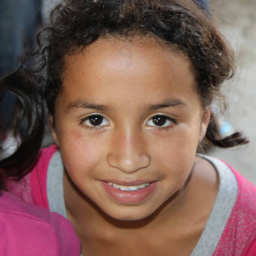
#> input picture figures/imgs/ffhq/01627_GT.png, 256 x 256 px; the run also reads 3 pictures not shown here
$ python visualize.py w
#> lines starting #> are read from the running program, lines starting #| are printed output that depends on the picture
import numpy as np
import matplotlib
import matplotlib.pyplot as plt
from PIL import Image
import argparse
import rich
console = rich.get_console()

# configs
__FONTSIZE__ = 32
font = {'family': 'monospace', 'weight': 'normal', 'size': __FONTSIZE__}
matplotlib.rc('font', **font)

# arguments
ag = argparse.ArgumentParser()
ag.add_argument('-s', '--save', type=str, default=None)
ag.add_argument('which', type=str, choices=['w', 'g'])
ag = ag.parse_args()

# helpers
def w_showtriple(ax1, gt, ax2, w, ax3, *, ylabel=None, title=None):
#> called with gt = 'imgs/ffhq/01627_GT.png', w = 'imgs/ffhq/01627_W.png', title = 'FFHQ'
    __CMAP__ = 'RdPu'
    # 1
    im = Image.open(gt)
#> im is the input picture: PIL image 256x256 RGB; mean R, G, B 129.1, 96.2, 89.2
    ax1.imshow(im)
    if title is not None:
        ax1.set_title(title, fontsize=__FONTSIZE__)
    if ylabel is not None:
        ax1.set_ylabel(ylabel[0], fontsize=__FONTSIZE__)
    ax1.set_xticklabels([])
    ax1.set_yticklabels([])
    ax1.set_xticks([])
    ax1.set_yticks([])
    ax1.spines['top'].set_visible(False)
    ax1.spines['right'].set_visible(False)
    ax1.spines['bottom'].set_visible(False)
    ax1.spines['left'].set_visible(False)
    # 2
    imw = Image.open(w)
    ax2.imshow(imw)
    if ylabel is not None:
        ax2.set_ylabel(ylabel[1], fontsize=__FONTSIZE__)
    ax2.set_xticklabels([])
    ax2.set_yticklabels([])
    ax2.set_xticks([])
    ax2.set_yticks([])
    ax2.spines['top'].set_visible(False)
    ax2.spines['right'].set_visible(False)
    ax2.spines['bottom'].set_visible(False)
    ax2.spines['left'].set_visible(False)
    # 3
    x1 = np.array(imw).astype(float)
    print(x1[0,0,:])
#| [38. 51. 60.]
    x2 = np.array(im).astype(float)
    print(x2[0,0,:])
#| [37. 49. 61.]
    diff = np.array(imw).astype(float) - np.array(im).astype(float)
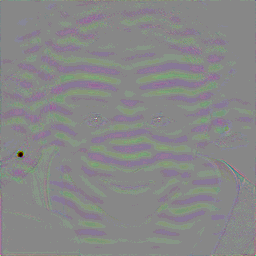
#> diff: shape (256, 256, 3) float64; mean R, G, B -0.00372, 0.0106, 0.0429; drawn with min black and max white
    print(diff[0,0,:])
#| [ 1.  2. -1.]
    console.print('diff.stat', diff.shape, diff.min(), diff.max(), diff.mean())
    kappa = np.linalg.norm(diff, ord=2, axis=2)
    console.print(f'[red]kappa.stat {kappa.shape} {kappa.min()} {kappa.max()} {kappa.mean()}')
    kappa = kappa / kappa.max()
    kappa = (kappa * 255).astype(np.uint8)
    imk = Image.fromarray(kappa)
    ax3.imshow(imk, cmap=__CMAP__)
    #plt.pcolormesh(np.flipud(kappa), cmap=__CMAP__)
    #plt.colorbar()
    if ylabel is not None:
        ax3.set_ylabel(ylabel[2], fontsize=__FONTSIZE__)
    ax3.set_xticklabels([])
    ax3.set_yticklabels([])
    ax3.set_xticks([])
    ax3.set_yticks([])
    ax3.spines['top'].set_visible(False)
    ax3.spines['right'].set_visible(False)
    ax3.spines['bottom'].set_visible(False)
    ax3.spines['left'].set_visible(False)
    del im, imw


def g_showtriple(ax1, px1, ax2, px2, ax3, px3,
                 *, title=None):
    im1 = Image.open(px1)
    ax1.imshow(im1)
    ax1.axis(False)
    #ax1.set_ylabel(ylabel)
    #ax1.set_xticklabels([])
    #ax1.set_yticklabels([])
    #ax1.set_xticks([])
    #ax1.set_yticks([])
    #ax1.spines['top'].set_visible(False)
    #ax1.spines['right'].set_visible(False)
    #ax1.spines['bottom'].set_visible(False)
    #ax1.spines['left'].set_visible(False)
    if title is not None:
        ax1.set_title(title, fontsize=18)

    im2 = Image.open(px2)
    ax2.imshow(im2)
    ax2.axis(False)
    im3 = Image.open(px3)
    ax3.imshow(im3)
    ax3.axis(False)

# draw
if ag.which == 'w':
    # stage 1
    fig = plt.figure(figsize=(20, 14.4))

    ax1 = plt.subplot(3,4,1)
    ax2 = plt.subplot(3,4,5)
    ax3 = plt.subplot(3,4,9)
    w_showtriple(ax1, 'imgs/ffhq/01627_GT.png',
                 ax2, 'imgs/ffhq/01627_W.png',
                 ax3,
                 ylabel=['Ground Truth $x$',
                        'Watermarked $\\hat{x}$',
                        'Watermark $\\kappa$',],
                 title='FFHQ')
    ax4 = plt.subplot(3,4,2)
    ax5 = plt.subplot(3,4,6)
    ax6 = plt.subplot(3,4,10)
    w_showtriple(ax4, 'imgs/ffhq/28170_GT.png',
                 ax5, 'imgs/ffhq/28170_W.png',
                 ax6,
                 title='FFHQ')
#> call 2 of w_showtriple, with gt = 'imgs/ffhq/28170_GT.png', w = 'imgs/ffhq/28170_W.png', title = 'FFHQ'
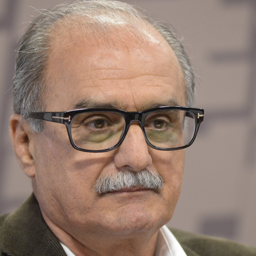
#> input picture figures/imgs/ffhq/28170_GT.png, 256 x 256 px
#> in w_showtriple, im is the input picture: PIL image 256x256 RGB; mean R, G, B 150, 126.3, 113.2
#| [142. 130. 126.]
#| [144. 129. 127.]
#> in w_showtriple (call 2), `diff = np.array(imw).astype(float) - np.array(im).astype(float)`:
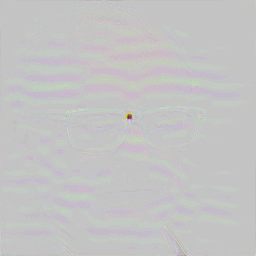
#> diff: shape (256, 256, 3) float64; mean R, G, B 0.0853, 0.0653, 0.0806; drawn with min black and max white
#| [-2.  1. -1.]
#> in w_showtriple (call 2), `kappa = np.linalg.norm(diff, ord=2, axis=2)`:
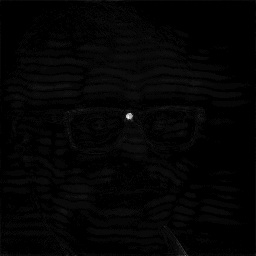
#> kappa: shape (256, 256) float64; min 0, max 33.08, mean 0.5; drawn with min black and max white
    ax7 = plt.subplot(3,4,3)
    ax8 = plt.subplot(3,4,7)
    ax9 = plt.subplot(3,4,11)
    #w_showtriple(ax7, 'imgs/imagenet/ILSVRC2012_val_00025488_GT.JPEG',
    #             ax8, 'imgs/imagenet/ILSVRC2012_val_00025488_W.JPEG',
    w_showtriple(ax7, 'imgs/imagenet/ILSVRC2012_val_00030658_GT.png',
                 ax8, 'imgs/imagenet/ILSVRC2012_val_00030658_W.png',
                 ax9,
                 title='ImageNet')
#> call 3 of w_showtriple, with title = 'ImageNet'
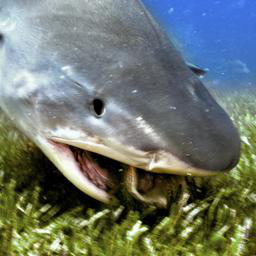
#> input picture figures/imgs/imagenet/ILSVRC2012_val_00030658_GT.png, 256 x 256 px
#> in w_showtriple, im is the input picture: PIL image 256x256 RGB; mean R, G, B 110.1, 119.5, 111.2
#| [152. 164. 185.]
#| [146. 167. 186.]
#> in w_showtriple (call 3), `diff = np.array(imw).astype(float) - np.array(im).astype(float)`:
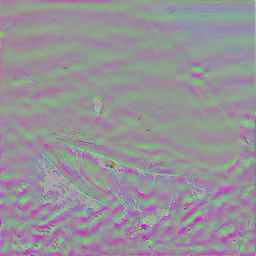
#> diff: shape (256, 256, 3) float64; mean R, G, B 0.264, -0.579, 0.661; drawn with min black and max white
#| [ 6. -3. -1.]
#> in w_showtriple (call 3), `kappa = np.linalg.norm(diff, ord=2, axis=2)`:
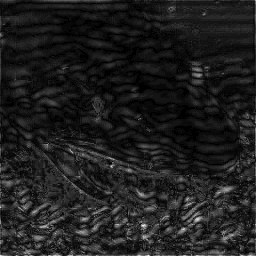
#> kappa: shape (256, 256) float64; min 0, max 31.19, mean 3.8; drawn with min black and max white
    ax10 = plt.subplot(3,4,4)
    ax11 = plt.subplot(3,4,8)
    ax12 = plt.subplot(3,4,12)
    #w_showtriple(ax10, 'imgs/imagenet/ILSVRC2012_val_00027351_GT.JPEG',
    #             ax11, 'imgs/imagenet/ILSVRC2012_val_00027351_W.JPEG',
    w_showtriple(ax10, 'imgs/imagenet/ILSVRC2012_val_00048732_GT.png',
                 ax11, 'imgs/imagenet/ILSVRC2012_val_00048732_W.png',
                 ax12,
                 title='ImageNet')
#> (the run stopped early here; a loop or call above may not have finished)
